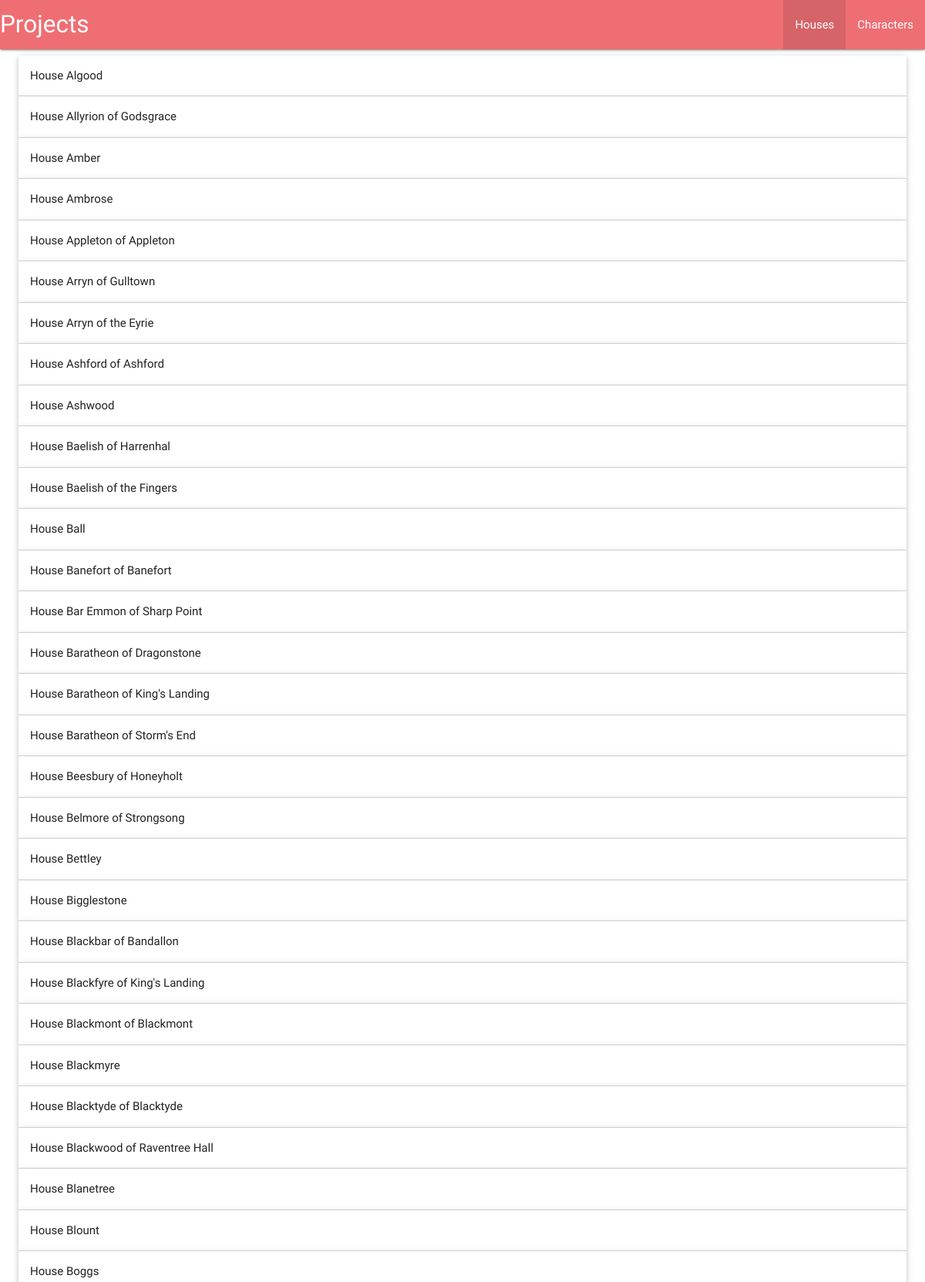
The app's page /houses (upper part) with its own data.
### database_setup.py (models this page shows)
class House(Base):
    __tablename__ = 'house'
    name = Column(String(80),nullable=False)
    id = Column(Integer,primary_key=True)
    coatOfArms = Column(String())
    region = Column(String())
    titles = Column(String())
    words = Column(String())
    currentLord = Column(Integer(),ForeignKey('character.id'))
    character = relationship(Character)

### flaskServer.py (the view)
@app.route('/houses')
def allHouses():
    houses = session.query(House).all()
    return render_template('houses.html',houses=houses)

### templates/houses.html (shortened to what this page needs)
<!DOCTYPE html>
<html lang="en">
<head>
    <link type="text/css" rel="stylesheet" href="static/css/materialize.min.css" media="screen,projection"/>
</head>
<body>
<div class="navbar-fixed">
    <nav>
        <div class="nav-wrapper">
            <a href="#" class="brand-logo">Projects</a>
            <ul id="nav-mobile" class="right hide-on-med-and-down">
                <li class="active"><a href="{{url_for('allHouses')}}">Houses</a></li>
                <li><a href="{{url_for('allCharacters')}}">Characters</a></li>
            </ul>
        </div>
    </nav>
</div>
<ul class="collapsible popout" data-collapsible="accordion">
    {% for house in houses %}
    <li>
      <div class="collapsible-header">{{house.name}}</div>
    </li>
    {% endfor %}
</ul>
</body>
</html>

### records on screen
House: name "House Algood"
House: name "House Allyrion of Godsgrace"
House: name "House Amber"
House: name "House Ambrose"
House: name "House Appleton of Appleton"
House: name "House Arryn of Gulltown"
House: name "House Arryn of the Eyrie"
House: name "House Ashford of Ashford"
House: name "House Ashwood"
House: name "House Baelish of Harrenhal"
House: name "House Baelish of the Fingers"
House: name "House Ball"
House: name "House Banefort of Banefort"
House: name "House Bar Emmon of Sharp Point"
House: name "House Baratheon of Dragonstone"
House: name "House Baratheon of King's Landing"
House: name "House Baratheon of Storm's End"
House: name "House Beesbury of Honeyholt"
House: name "House Belmore of Strongsong"
House: name "House Bettley"
House: name "House Bigglestone"
House: name "House Blackbar of Bandallon"
House: name "House Blackfyre of King's Landing"
House: name "House Blackmont of Blackmont"
House: name "House Blackmyre"
House: name "House Blacktyde of Blacktyde"
House: name "House Blackwood of Raventree Hall"
House: name "House Blanetree"
House: name "House Blount"
House: name "House Boggs"
